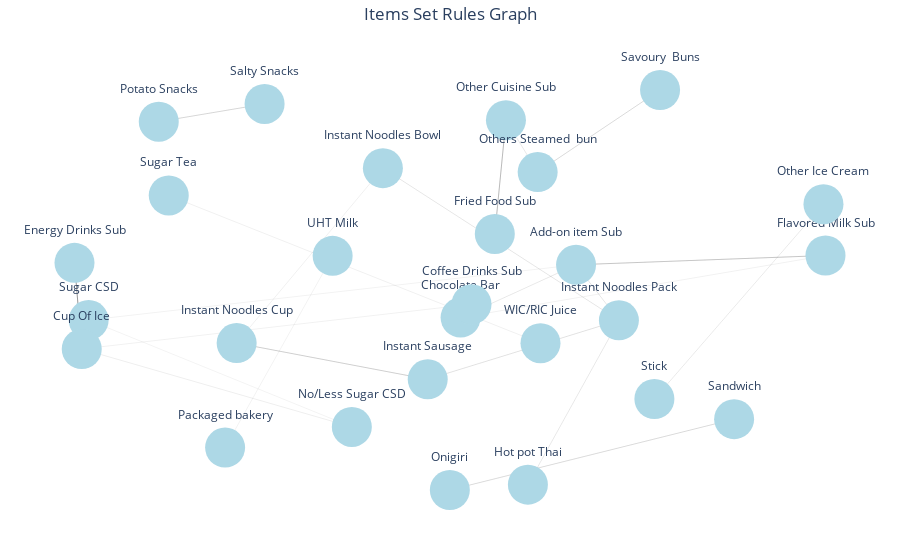

The notebook cell saved with this chart:
### Code cell
import plotly.graph_objects as go
import networkx as nx

# Create an empty directed graph
G = nx.DiGraph()

# Iterate through each row of the DataFrame and add edges to the graph
for index, row in rules.iterrows():
    antecedent = ', '.join(row['antecedents'])
    consequent = ', '.join(row['consequents'])
    support = row['support']
    confidence = row['confidence']
    lift = row['lift']
    conviction = row['conviction']
    # Check if lift is greater than 2 and confidence is greater than 0.1
    if lift >= 2 and confidence > 0.1:
        # Add edges to the graph with the support or confidence as edge weight
        G.add_edge(antecedent, consequent, weight=support)

        # Add support, lift, and confidence as attributes to the nodes
        G.add_node(antecedent, support=support, lift=lift, confidence=confidence, conviction=conviction)
        G.add_node(consequent, support=support, lift=lift, confidence=confidence, conviction=conviction)

# Get the node positions using spring layout
pos = nx.spring_layout(G)

# Create a list of edge traces
edge_traces = []
for edge in G.edges():
    x0, y0 = pos[edge[0]]
    x1, y1 = pos[edge[1]]
    weight = G.get_edge_data(edge[0], edge[1])['weight']
    # Get both trigger ways
    trigger_way1 = f"{edge[0]} - {edge[1]}"
    trigger_way2 = f"{edge[1]} - {edge[0]}"
    edge_trace = go.Scatter(x=[x0, x1, None], y=[y0, y1, None],
                            mode='lines', line=dict(width=weight*10, color='black'),
                            hoverinfo='text',
                            hovertext=f"{trigger_way1}, {trigger_way2}, Support: {weight:.6f}, Lift: {G.nodes[edge[0]]['lift']:.6f}, Confidence: {G.nodes[edge[0]]['confidence']:.6f}, Conviction: {G.nodes[edge[0]]['conviction']:.6f}"
                            )
    edge_traces.append(edge_trace)

# Create a list of node traces
node_traces = []
for node in G.nodes():
    x, y = pos[node]
    node_trace = go.Scatter(x=[x], y=[y], mode='markers+text', text=node,
                            textposition='top center', marker=dict(size=40, color='lightblue'),
                            hoverinfo='text',
                            hovertext=f"Item: {node}, Support: {G.nodes[node]['support']:.6f}, Lift: {G.nodes[node]['lift']:.6f}, Confidence: {G.nodes[node]['confidence']:.6f}, Conviction: {G.nodes[node]['conviction']:.6f}"
                            )
    node_traces.append(node_trace)

# Create the figure and add the edge and node traces
fig = go.Figure(data=edge_traces + node_traces)

# Set the layout properties
fig.update_layout(title='Items Set Rules Graph', title_x=0.5, showlegend=False, hovermode='closest',
                  plot_bgcolor='white', margin=dict(b=20, l=5, r=5, t=40), xaxis=dict(showgrid=False, zeroline=False,
                  showticklabels=False), yaxis=dict(showgrid=False, zeroline=False, showticklabels=False))

# Show the plot
fig.show()

### Figure 1 — Plotly figure (JSON) as saved in the notebook; plotly's stock layout.template omitted (floating-point values rounded to 4 significant figures)
{"data": [{"hoverinfo": "text", "hovertext": "Add-on item Sub - Chocolate Bar, Chocolate Bar - Add-on item Sub, Support: 0.005402, Lift: 2.397730, Confidence: 0.140110, Conviction: 1.156400", "line": {"color": "black", "width": 0.05402}, "mode": "lines", "type": "scatter", "x": [0.3654, 0.07167, null], "y": [0.1064, -0.1294, null]}, {"hoverinfo": "text", "hovertext": "Add-on item Sub - Flavored Milk Sub, Flavored Milk Sub - Add-on item Sub, Support: 0.012238, Lift: 2.397730, Confidence: 0.140110, Conviction: 1.156400", "line": {"color": "black", "width": 0.1224}, "mode": "lines", "type": "scatter", "x": [0.3654, 1, null], "y": [0.1064, 0.1479, null]}, {"hoverinfo": "text", "hovertext": "Add-on item Sub - Instant Noodles Pack, Instant Noodles Pack - Add-on item Sub, Support: 0.005843, Lift: 2.397730, Confidence: 0.140110, Conviction: 1.156400", "line": {"color": "black", "width": 0.05843}, "mode": "lines", "type": "scatter", "x": [0.3654, 0.4744, null], "y": [0.1064, -0.1416, null]}, {"hoverinfo": "text", "hovertext": "Add-on item Sub - Sugar CSD, Sugar CSD - Add-on item Sub, Support: 0.005623, Lift: 2.397730, Confidence: 0.140110, Conviction: 1.156400", "line": {"color": "black", "width": 0.05623}, "mode": "lines", "type": "scatter", "x": [0.3654, -0.8745, null], "y": [0.1064, -0.1404, null]}, {"hoverinfo": "text", "hovertext": "Chocolate Bar - Add-on item Sub, Add-on item Sub - Chocolate Bar, Support: 0.005402, Lift: 2.147544, Confidence: 0.143959, Conviction: 1.160956", "line": {"color": "black", "width": 0.05402}, "mode": "lines", "type": "scatter", "x": [0.07167, 0.3654, null], "y": [-0.1294, 0.1064, null]}, {"hoverinfo": "text", "hovertext": "Chocolate Bar - Flavored Milk Sub, Flavored Milk Sub - Chocolate Bar, Support: 0.006174, Lift: 2.147544, Confidence: 0.143959, Conviction: 1.160956", "line": {"color": "black", "width": 0.06174}, "mode": "lines", "type": "scatter", "x": [0.07167, 1, null], "y": [-0.1294, 0.1479, null]}, {"hoverinfo": "text", "hovertext": "Flavored Milk Sub - Add-on item Sub, Add-on item Sub - Flavored Milk Sub, Support: 0.012238, Lift: 2.147544, Confidence: 0.143959, Conviction: 1.160956", "line": {"color": "black", "width": 0.1224}, "mode": "lines", "type": "scatter", "x": [1, 0.3654, null], "y": [0.1479, 0.1064, null]}, {"hoverinfo": "text", "hovertext": "Instant Noodles Pack - Add-on item Sub, Add-on item Sub - Instant Noodles Pack, Support: 0.005843, Lift: 6.110724, Confidence: 0.274882, Conviction: 1.370266", "line": {"color": "black", "width": 0.05843}, "mode": "lines", "type": "scatter", "x": [0.4744, 0.3654, null], "y": [-0.1416, 0.1064, null]}, {"hoverinfo": "text", "hovertext": "Instant Noodles Pack - Hot pot Thai, Hot pot Thai - Instant Noodles Pack, Support: 0.005402, Lift: 6.110724, Confidence: 0.274882, Conviction: 1.370266", "line": {"color": "black", "width": 0.05402}, "mode": "lines", "type": "scatter", "x": [0.4744, 0.2429, null], "y": [-0.1416, -0.8753, null]}, {"hoverinfo": "text", "hovertext": "Instant Noodles Pack - Instant Noodles Bowl, Instant Noodles Bowl - Instant Noodles Pack, Support: 0.005513, Lift: 6.110724, Confidence: 0.274882, Conviction: 1.370266", "line": {"color": "black", "width": 0.05513}, "mode": "lines", "type": "scatter", "x": [0.4744, -0.126, null], "y": [-0.1416, 0.538, null]}, {"hoverinfo": "text", "hovertext": "Instant Noodles Pack - Instant Sausage, Instant Sausage - Instant Noodles Pack, Support: 0.006395, Lift: 6.110724, Confidence: 0.274882, Conviction: 1.370266", "line": {"color": "black", "width": 0.06395}, "mode": "lines", "type": "scatter", "x": [0.4744, -0.01193, null], "y": [-0.1416, -0.405, null]}, {"hoverinfo": "text", "hovertext": "Sugar CSD - Cup Of Ice, Cup Of Ice - Sugar CSD, Support: 0.010805, Lift: 2.340268, Confidence: 0.136752, Conviction: 1.152285", "line": {"color": "black", "width": 0.108}, "mode": "lines", "type": "scatter", "x": [-0.8745, -0.8921, null], "y": [-0.1404, -0.2697, null]}, {"hoverinfo": "text", "hovertext": "Coffee Drinks Sub - Cup Of Ice, Cup Of Ice - Coffee Drinks Sub, Support: 0.006174, Lift: 2.353475, Confidence: 0.186047, Conviction: 1.220986", "line": {"color": "black", "width": 0.06174}, "mode": "lines", "type": "scatter", "x": [0.09946, -0.8921, null], "y": [-0.06986, -0.2697, null]}, {"hoverinfo": "text", "hovertext": "Cup Of Ice - Energy Drinks Sub, Energy Drinks Sub - Cup Of Ice, Support: 0.022933, Lift: 2.339044, Confidence: 0.136681, Conviction: 1.145804", "line": {"color": "black", "width": 0.2293}, "mode": "lines", "type": "scatter", "x": [-0.8921, -0.9105, null], "y": [-0.2697, 0.115, null]}, {"hoverinfo": "text", "hovertext": "Cup Of Ice - Sugar CSD, Sugar CSD - Cup Of Ice, Support: 0.010805, Lift: 2.339044, Confidence: 0.136681, Conviction: 1.145804", "line": {"color": "black", "width": 0.108}, "mode": "lines", "type": "scatter", "x": [-0.8921, -0.8745, null], "y": [-0.2697, -0.1404, null]}, {"hoverinfo": "text", "hovertext": "Energy Drinks Sub - Cup Of Ice, Cup Of Ice - Energy Drinks Sub, Support: 0.022933, Lift: 3.434968, Confidence: 0.290098, Conviction: 1.376340", "line": {"color": "black", "width": 0.2293}, "mode": "lines", "type": "scatter", "x": [-0.9105, -0.8921, null], "y": [0.115, -0.2697, null]}, {"hoverinfo": "text", "hovertext": "No/Less Sugar CSD - Cup Of Ice, Cup Of Ice - No/Less Sugar CSD, Support: 0.007056, Lift: 2.340268, Confidence: 0.136752, Conviction: 1.152285", "line": {"color": "black", "width": 0.07056}, "mode": "lines", "type": "scatter", "x": [-0.205, -0.8921, null], "y": [-0.6175, -0.2697, null]}, {"hoverinfo": "text", "hovertext": "No/Less Sugar CSD - Sugar CSD, Sugar CSD - No/Less Sugar CSD, Support: 0.005292, Lift: 2.340268, Confidence: 0.136752, Conviction: 1.152285", "line": {"color": "black", "width": 0.05292}, "mode": "lines", "type": "scatter", "x": [-0.205, -0.8745, null], "y": [-0.6175, -0.1404, null]}, {"hoverinfo": "text", "hovertext": "Other Cuisine Sub - Fried Food Sub, Fried Food Sub - Other Cuisine Sub, Support: 0.014994, Lift: 2.188415, Confidence: 0.226562, Conviction: 1.280527", "line": {"color": "black", "width": 0.1499}, "mode": "lines", "type": "scatter", "x": [0.1871, 0.1587, null], "y": [0.7521, 0.244, null]}, {"hoverinfo": "text", "hovertext": "Fried Food Sub - Other Cuisine Sub, Other Cuisine Sub - Fried Food Sub, Support: 0.014994, Lift: 2.725421, Confidence: 0.282158, Conviction: 1.372175", "line": {"color": "black", "width": 0.1499}, "mode": "lines", "type": "scatter", "x": [0.1587, 0.1871, null], "y": [0.244, 0.7521, null]}, {"hoverinfo": "text", "hovertext": "Hot pot Thai - Instant Noodles Pack, Instant Noodles Pack - Hot pot Thai, Support: 0.005402, Lift: 3.618901, Confidence: 0.162791, Conviction: 1.187992", "line": {"color": "black", "width": 0.05402}, "mode": "lines", "type": "scatter", "x": [0.2429, 0.4744, null], "y": [-0.8753, -0.1416, null]}, {"hoverinfo": "text", "hovertext": "Instant Noodles Bowl - Instant Noodles Cup, Instant Noodles Cup - Instant Noodles Bowl, Support: 0.006284, Lift: 2.956169, Confidence: 0.132979, Conviction: 1.147016", "line": {"color": "black", "width": 0.06284}, "mode": "lines", "type": "scatter", "x": [-0.126, -0.498, null], "y": [0.538, -0.2431, null]}, {"hoverinfo": "text", "hovertext": "Instant Noodles Bowl - Instant Noodles Pack, Instant Noodles Pack - Instant Noodles Bowl, Support: 0.005513, Lift: 2.956169, Confidence: 0.132979, Conviction: 1.147016", "line": {"color": "black", "width": 0.05513}, "mode": "lines", "type": "scatter", "x": [-0.126, 0.4744, null], "y": [0.538, -0.1416, null]}, {"hoverinfo": "text", "hovertext": "Instant Noodles Cup - Instant Sausage, Instant Sausage - Instant Noodles Cup, Support: 0.010474, Lift: 7.004544, Confidence: 0.450237, Conviction: 1.799914", "line": {"color": "black", "width": 0.1047}, "mode": "lines", "type": "scatter", "x": [-0.498, -0.01193, null], "y": [-0.2431, -0.405, null]}, {"hoverinfo": "text", "hovertext": "Instant Sausage - Instant Noodles Cup, Instant Noodles Cup - Instant Sausage, Support: 0.010474, Lift: 6.110724, Confidence: 0.274882, Conviction: 1.370266", "line": {"color": "black", "width": 0.1047}, "mode": "lines", "type": "scatter", "x": [-0.01193, -0.498, null], "y": [-0.405, -0.2431, null]}, {"hoverinfo": "text", "hovertext": "Instant Sausage - Instant Noodles Pack, Instant Noodles Pack - Instant Sausage, Support: 0.006395, Lift: 6.110724, Confidence: 0.274882, Conviction: 1.370266", "line": {"color": "black", "width": 0.06395}, "mode": "lines", "type": "scatter", "x": [-0.01193, 0.4744, null], "y": [-0.405, -0.1416, null]}, {"hoverinfo": "text", "hovertext": "Onigiri - Sandwich, Sandwich - Onigiri, Support: 0.008049, Lift: 2.190126, Confidence: 0.170960, Conviction: 1.196506", "line": {"color": "black", "width": 0.08049}, "mode": "lines", "type": "scatter", "x": [0.04435, 0.7675, null], "y": [-0.8992, -0.5828, null]}, {"hoverinfo": "text", "hovertext": "Sandwich - Onigiri, Onigiri - Sandwich, Support: 0.008049, Lift: 2.190126, Confidence: 0.170960, Conviction: 1.196506", "line": {"color": "black", "width": 0.08049}, "mode": "lines", "type": "scatter", "x": [0.7675, 0.04435, null], "y": [-0.5828, -0.8992, null]}, {"hoverinfo": "text", "hovertext": "Others Steamed  bun - Other Cuisine Sub, Other Cuisine Sub - Others Steamed  bun, Support: 0.009592, Lift: 2.411531, Confidence: 0.102098, Conviction: 1.104743", "line": {"color": "black", "width": 0.09592}, "mode": "lines", "type": "scatter", "x": [0.2677, 0.1871, null], "y": [0.5204, 0.7521, null]}, {"hoverinfo": "text", "hovertext": "Others Steamed  bun - Savoury  Buns, Savoury  Buns - Others Steamed  bun, Support: 0.008049, Lift: 2.411531, Confidence: 0.102098, Conviction: 1.104743", "line": {"color": "black", "width": 0.08049}, "mode": "lines", "type": "scatter", "x": [0.2677, 0.5791, null], "y": [0.5204, 0.8869, null]}, {"hoverinfo": "text", "hovertext": "Stick - Other Ice Cream, Other Ice Cream - Stick, Support: 0.005072, Lift: 10.722142, Confidence: 0.302632, Conviction: 1.426690", "line": {"color": "black", "width": 0.05072}, "mode": "lines", "type": "scatter", "x": [0.5647, 0.9948, null], "y": [-0.4929, 0.3771, null]}, {"hoverinfo": "text", "hovertext": "Other Ice Cream - Stick, Stick - Other Ice Cream, Support: 0.005072, Lift: 10.722142, Confidence: 0.302632, Conviction: 1.426690", "line": {"color": "black", "width": 0.05072}, "mode": "lines", "type": "scatter", "x": [0.9948, 0.5647, null], "y": [0.3771, -0.4929, null]}, {"hoverinfo": "text", "hovertext": "Savoury  Buns - Others Steamed  bun, Others Steamed  bun - Savoury  Buns, Support: 0.008049, Lift: 2.411531, Confidence: 0.102098, Conviction: 1.104743", "line": {"color": "black", "width": 0.08049}, "mode": "lines", "type": "scatter", "x": [0.5791, 0.2677, null], "y": [0.8869, 0.5204, null]}, {"hoverinfo": "text", "hovertext": "UHT Milk - Packaged bakery, Packaged bakery - UHT Milk, Support: 0.005843, Lift: 2.085600, Confidence: 0.135897, Conviction: 1.150508", "line": {"color": "black", "width": 0.05843}, "mode": "lines", "type": "scatter", "x": [-0.2538, -0.5274, null], "y": [0.1463, -0.7096, null]}, {"hoverinfo": "text", "hovertext": "Salty Snacks - Potato Snacks, Potato Snacks - Salty Snacks, Support: 0.008600, Lift: 3.827750, Confidence: 0.172185, Conviction: 1.197611", "line": {"color": "black", "width": 0.086}, "mode": "lines", "type": "scatter", "x": [-0.4269, -0.6961, null], "y": [0.8248, 0.7453, null]}, {"hoverinfo": "text", "hovertext": "Potato Snacks - Salty Snacks, Salty Snacks - Potato Snacks, Support: 0.008600, Lift: 3.827750, Confidence: 0.172185, Conviction: 1.197611", "line": {"color": "black", "width": 0.086}, "mode": "lines", "type": "scatter", "x": [-0.6961, -0.4269, null], "y": [0.7453, 0.8248, null]}, {"hoverinfo": "text", "hovertext": "WIC/RIC Juice - Sugar Tea, Sugar Tea - WIC/RIC Juice, Support: 0.006505, Lift: 2.131992, Confidence: 0.236000, Conviction: 1.300386", "line": {"color": "black", "width": 0.06505}, "mode": "lines", "type": "scatter", "x": [0.275, -0.6707, null], "y": [-0.2435, 0.416, null]}, {"hoverinfo": "text", "hovertext": "Item: Add-on item Sub, Support: 0.005623, Lift: 2.397730, Confidence: 0.140110, Conviction: 1.156400", "marker": {"color": "lightblue", "size": 40}, "mode": "markers+text", "text": "Add-on item Sub", "textposition": "top center", "type": "scatter", "x": [0.3654], "y": [0.1064]}, {"hoverinfo": "text", "hovertext": "Item: Chocolate Bar, Support: 0.006174, Lift: 2.147544, Confidence: 0.143959, Conviction: 1.160956", "marker": {"color": "lightblue", "size": 40}, "mode": "markers+text", "text": "Chocolate Bar", "textposition": "top center", "type": "scatter", "x": [0.07167], "y": [-0.1294]}, {"hoverinfo": "text", "hovertext": "Item: Flavored Milk Sub, Support: 0.006174, Lift: 2.147544, Confidence: 0.143959, Conviction: 1.160956", "marker": {"color": "lightblue", "size": 40}, "mode": "markers+text", "text": "Flavored Milk Sub", "textposition": "top center", "type": "scatter", "x": [1], "y": [0.1479]}, {"hoverinfo": "text", "hovertext": "Item: Instant Noodles Pack, Support: 0.006395, Lift: 6.110724, Confidence: 0.274882, Conviction: 1.370266", "marker": {"color": "lightblue", "size": 40}, "mode": "markers+text", "text": "Instant Noodles Pack", "textposition": "top center", "type": "scatter", "x": [0.4744], "y": [-0.1416]}, {"hoverinfo": "text", "hovertext": "Item: Sugar CSD, Support: 0.005292, Lift: 2.340268, Confidence: 0.136752, Conviction: 1.152285", "marker": {"color": "lightblue", "size": 40}, "mode": "markers+text", "text": "Sugar CSD", "textposition": "top center", "type": "scatter", "x": [-0.8745], "y": [-0.1404]}, {"hoverinfo": "text", "hovertext": "Item: Coffee Drinks Sub, Support: 0.006174, Lift: 2.353475, Confidence: 0.186047, Conviction: 1.220986", "marker": {"color": "lightblue", "size": 40}, "mode": "markers+text", "text": "Coffee Drinks Sub", "textposition": "top center", "type": "scatter", "x": [0.09946], "y": [-0.06986]}, {"hoverinfo": "text", "hovertext": "Item: Cup Of Ice, Support: 0.010805, Lift: 2.339044, Confidence: 0.136681, Conviction: 1.145804", "marker": {"color": "lightblue", "size": 40}, "mode": "markers+text", "text": "Cup Of Ice", "textposition": "top center", "type": "scatter", "x": [-0.8921], "y": [-0.2697]}, {"hoverinfo": "text", "hovertext": "Item: Energy Drinks Sub, Support: 0.022933, Lift: 3.434968, Confidence: 0.290098, Conviction: 1.376340", "marker": {"color": "lightblue", "size": 40}, "mode": "markers+text", "text": "Energy Drinks Sub", "textposition": "top center", "type": "scatter", "x": [-0.9105], "y": [0.115]}, {"hoverinfo": "text", "hovertext": "Item: No/Less Sugar CSD, Support: 0.005292, Lift: 2.340268, Confidence: 0.136752, Conviction: 1.152285", "marker": {"color": "lightblue", "size": 40}, "mode": "markers+text", "text": "No/Less Sugar CSD", "textposition": "top center", "type": "scatter", "x": [-0.205], "y": [-0.6175]}, {"hoverinfo": "text", "hovertext": "Item: Other Cuisine Sub, Support: 0.009592, Lift: 2.188415, Confidence: 0.226562, Conviction: 1.280527", "marker": {"color": "lightblue", "size": 40}, "mode": "markers+text", "text": "Other Cuisine Sub", "textposition": "top center", "type": "scatter", "x": [0.1871], "y": [0.7521]}, {"hoverinfo": "text", "hovertext": "Item: Fried Food Sub, Support: 0.014994, Lift: 2.725421, Confidence: 0.282158, Conviction: 1.372175", "marker": {"color": "lightblue", "size": 40}, "mode": "markers+text", "text": "Fried Food Sub", "textposition": "top center", "type": "scatter", "x": [0.1587], "y": [0.244]}, {"hoverinfo": "text", "hovertext": "Item: Hot pot Thai, Support: 0.005402, Lift: 3.618901, Confidence: 0.162791, Conviction: 1.187992", "marker": {"color": "lightblue", "size": 40}, "mode": "markers+text", "text": "Hot pot Thai", "textposition": "top center", "type": "scatter", "x": [0.2429], "y": [-0.8753]}, {"hoverinfo": "text", "hovertext": "Item: Instant Noodles Bowl, Support: 0.005513, Lift: 2.956169, Confidence: 0.132979, Conviction: 1.147016", "marker": {"color": "lightblue", "size": 40}, "mode": "markers+text", "text": "Instant Noodles Bowl", "textposition": "top center", "type": "scatter", "x": [-0.126], "y": [0.538]}, {"hoverinfo": "text", "hovertext": "Item: Instant Noodles Cup, Support: 0.010474, Lift: 7.004544, Confidence: 0.450237, Conviction: 1.799914", "marker": {"color": "lightblue", "size": 40}, "mode": "markers+text", "text": "Instant Noodles Cup", "textposition": "top center", "type": "scatter", "x": [-0.498], "y": [-0.2431]}, {"hoverinfo": "text", "hovertext": "Item: Instant Sausage, Support: 0.006395, Lift: 6.110724, Confidence: 0.274882, Conviction: 1.370266", "marker": {"color": "lightblue", "size": 40}, "mode": "markers+text", "text": "Instant Sausage", "textposition": "top center", "type": "scatter", "x": [-0.01193], "y": [-0.405]}, {"hoverinfo": "text", "hovertext": "Item: Onigiri, Support: 0.008049, Lift: 2.190126, Confidence: 0.170960, Conviction: 1.196506", "marker": {"color": "lightblue", "size": 40}, "mode": "markers+text", "text": "Onigiri", "textposition": "top center", "type": "scatter", "x": [0.04435], "y": [-0.8992]}, {"hoverinfo": "text", "hovertext": "Item: Sandwich, Support: 0.008049, Lift: 2.190126, Confidence: 0.170960, Conviction: 1.196506", "marker": {"color": "lightblue", "size": 40}, "mode": "markers+text", "text": "Sandwich", "textposition": "top center", "type": "scatter", "x": [0.7675], "y": [-0.5828]}, {"hoverinfo": "text", "hovertext": "Item: Others Steamed  bun, Support: 0.008049, Lift: 2.411531, Confidence: 0.102098, Conviction: 1.104743", "marker": {"color": "lightblue", "size": 40}, "mode": "markers+text", "text": "Others Steamed  bun", "textposition": "top center", "type": "scatter", "x": [0.2677], "y": [0.5204]}, {"hoverinfo": "text", "hovertext": "Item: Stick, Support: 0.005072, Lift: 10.722142, Confidence: 0.302632, Conviction: 1.426690", "marker": {"color": "lightblue", "size": 40}, "mode": "markers+text", "text": "Stick", "textposition": "top center", "type": "scatter", "x": [0.5647], "y": [-0.4929]}, {"hoverinfo": "text", "hovertext": "Item: Other Ice Cream, Support: 0.005072, Lift: 10.722142, Confidence: 0.302632, Conviction: 1.426690", "marker": {"color": "lightblue", "size": 40}, "mode": "markers+text", "text": "Other Ice Cream", "textposition": "top center", "type": "scatter", "x": [0.9948], "y": [0.3771]}, {"hoverinfo": "text", "hovertext": "Item: Savoury  Buns, Support: 0.008049, Lift: 2.411531, Confidence: 0.102098, Conviction: 1.104743", "marker": {"color": "lightblue", "size": 40}, "mode": "markers+text", "text": "Savoury  Buns", "textposition": "top center", "type": "scatter", "x": [0.5791], "y": [0.8869]}, {"hoverinfo": "text", "hovertext": "Item: UHT Milk, Support: 0.005843, Lift: 2.085600, Confidence: 0.135897, Conviction: 1.150508", "marker": {"color": "lightblue", "size": 40}, "mode": "markers+text", "text": "UHT Milk", "textposition": "top center", "type": "scatter", "x": [-0.2538], "y": [0.1463]}, {"hoverinfo": "text", "hovertext": "Item: Packaged bakery, Support: 0.005843, Lift: 2.085600, Confidence: 0.135897, Conviction: 1.150508", "marker": {"color": "lightblue", "size": 40}, "mode": "markers+text", "text": "Packaged bakery", "textposition": "top center", "type": "scatter", "x": [-0.5274], "y": [-0.7096]}, {"hoverinfo": "text", "hovertext": "Item: Salty Snacks, Support: 0.008600, Lift: 3.827750, Confidence: 0.172185, Conviction: 1.197611", "marker": {"color": "lightblue", "size": 40}, "mode": "markers+text", "text": "Salty Snacks", "textposition": "top center", "type": "scatter", "x": [-0.4269], "y": [0.8248]}, {"hoverinfo": "text", "hovertext": "Item: Potato Snacks, Support: 0.008600, Lift: 3.827750, Confidence: 0.172185, Conviction: 1.197611", "marker": {"color": "lightblue", "size": 40}, "mode": "markers+text", "text": "Potato Snacks", "textposition": "top center", "type": "scatter", "x": [-0.6961], "y": [0.7453]}, {"hoverinfo": "text", "hovertext": "Item: WIC/RIC Juice, Support: 0.006505, Lift: 2.131992, Confidence: 0.236000, Conviction: 1.300386", "marker": {"color": "lightblue", "size": 40}, "mode": "markers+text", "text": "WIC/RIC Juice", "textposition": "top center", "type": "scatter", "x": [0.275], "y": [-0.2435]}, {"hoverinfo": "text", "hovertext": "Item: Sugar Tea, Support: 0.006505, Lift: 2.131992, Confidence: 0.236000, Conviction: 1.300386", "marker": {"color": "lightblue", "size": 40}, "mode": "markers+text", "text": "Sugar Tea", "textposition": "top center", "type": "scatter", "x": [-0.6707], "y": [0.416]}], "layout": {"hovermode": "closest", "margin": {"b": 20, "l": 5, "r": 5, "t": 40}, "plot_bgcolor": "white", "showlegend": false, "title": {"text": "Items Set Rules Graph", "x": 0.5}, "xaxis": {"showgrid": false, "showticklabels": false, "zeroline": false}, "yaxis": {"showgrid": false, "showticklabels": false, "zeroline": false}}}
